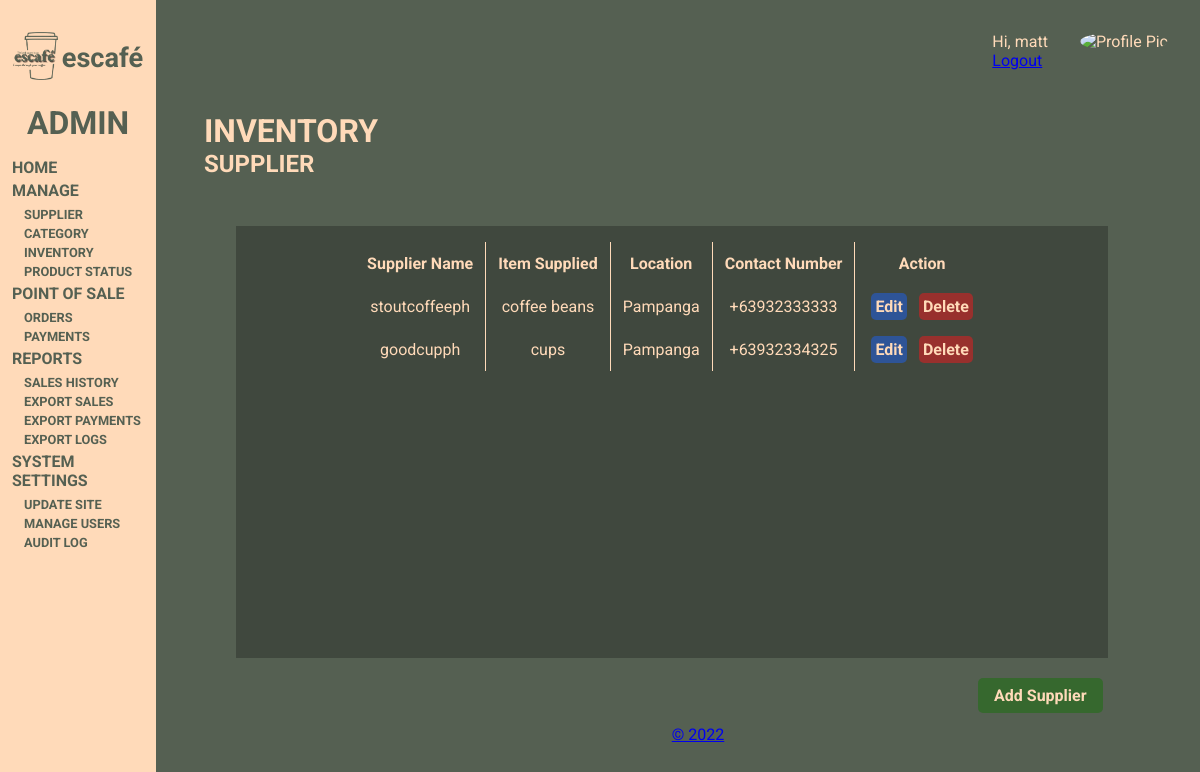
The page /pages/admin-dashboard-inv-supplier.php (signed in) on the database its author committed.
### tables this page shows
CREATE TABLE `sitesettings` (
  `siteName` varchar(100) NOT NULL,
  `siteLogo` varchar(255) NOT NULL,
  `balance` double NOT NULL
);

CREATE TABLE `supplier` (
  `supplierID` int(11) NOT NULL,
  `supplierName` varchar(255) NOT NULL,
  `itemSupplied` varchar(255) NOT NULL,
  `contactNumber` varchar(12) NOT NULL,
  `location` varchar(255) NOT NULL
);

### connect/config.php (called while the page is built, shortened)
<?php
     $pdo = new PDO('mysql:host=localhost;port=3306;dbname=escafe','root','');
     $pdo->setAttribute(PDO::ATTR_DEFAULT_FETCH_MODE, PDO::FETCH_ASSOC);
     $pdo -> setAttribute(PDO::ATTR_ERRMODE, PDO::ERRMODE_EXCEPTION);
     $statement = $pdo -> prepare ("SELECT * FROM sitesettings");
     $statement -> execute([]);
     $site = $statement -> fetch(0);
     $siteName = $site['siteName'];
?>

### connect/session.php (called while the page is built, shortened)
<?php
    if (isset($_SESSION['profilePic'])){
        $pic = $_SESSION['profilePic'];
    } else {
        $_SESSION['profilePic'] = "\images\blank.png";
    }
?>

### pages/admin-dashboard-inv-supplier.php (the view, shortened to what this page needs)
<?php
    include '../connect/session.php';
    require_once '../connect/config.php';
    $statement = $pdo -> prepare ("SELECT * FROM supplier");
    $statement -> execute();
    $suppliers = $statement -> fetchAll();
?>
<!DOCTYPE html>
<html lang="en">
<head>
    <link rel="stylesheet" href="../css/dashboard.css">
</head>
<body>
    <?php include './admin-header.php'; ?>
    <main>
        <div class="main-wrapper">
            <div class="user">
                <div class="user-text">
                    <p>Hi, <?php echo $_SESSION['username']?></p>
                    <a href="../connect/logout.php">Logout</a>
                </div>
                <div class="user-image">
                    <img src='<?php
                                    if($pic != null)
                                        echo '../connect/'.$pic;
                                    else
                                        echo '../img/users/blank.png';
                              ?>' alt="Profile Pic">
                </div>
            </div>
            <div class="dashboard-sub">
                <h1>INVENTORY</h1>
                <h2>SUPPLIER</h2>
                <div class="table-rec">
                    <table>
                        <thead>
                            <tr>
                                <th>Supplier Name</th>
                                <th>Item Supplied</th>
                                <th>Location</th>
                                <th>Contact Number</th>
                                <th>Action</th>
                            </tr>
                        </thead>
                        <tbody>
                            <?php foreach ($suppliers as $supplier): ?>
                                <tr>
                                    <td><?php echo $supplier['supplierName']; ?></td>
                                    <td><?php echo $supplier['itemSupplied']; ?></td>
                                    <td><?php echo $supplier['location']; ?></td>
                                    <td><?php echo $supplier['contactNumber']; ?></td>
                                    <td>
                                        <a href="./admin-dashboard-edit-supplier.php?supplierID=<?php echo $supplier['supplierID']; ?>" class="edit-btn btn">Edit</a>
                                        <a href="../connect/deleteSupplier.php?supplierID=<?php echo $supplier['supplierID']; ?>" class="delete-btn btn">Delete</a>
                                    </td>
                                </tr>
                            <?php endforeach; ?>
                        </tbody>
                    </table>
                </div>
                <a href="./admin-dashboard-add-supplier.php" class="view-btn btn add-prod">Add Supplier</a>
            </div>
        </div>
    </main>
    <?php include "./footer.php"; ?>
</body>
</html>

### pages/admin-header.php
<header>
        <div class="logo-name">
            <div class="logo-head"><img src="../img/dashboard/logo-green-trim.png" alt="logo"></div>
            <div class="name-head"><p><?php echo $siteName ?><p><p></div>
        </div>
        <h1>ADMIN</h1>
        <nav>
            <ul>
                <h2><a href="./admin-dashboard.php">HOME</a></h2>
                <li>
                    <h2>MANAGE</h2>
                    <ul>
                        <?php if ($_SESSION['access'] === "admin"): ?>
                            <li><a href="./admin-dashboard-inv-supplier.php">SUPPLIER</a></li>
                            <li><a href="./admin-dashboard-inv-category.php">CATEGORY</a></li>
                        <?php endif; ?>
                        <li><a href="./admin-dashboard-inv-manage.php">INVENTORY</a></li>
                        <li><a href="./admin-dashboard-prod-status.php">PRODUCT STATUS</a></li>
                    </ul>
                </li>
                <li>
                    <h2>POINT OF SALE</h2>
                    <ul>
                        <?php if ($_SESSION['access'] === "admin"): ?>
                            <li> <a href="./admin-dashboard-order-status.php">ORDERS</a></li>
                        <?php endif; ?>
                        <li> <a href="./admin-dashboard-payments.php">PAYMENTS</a></li>
                    </ul>
                </li>
                <?php if ($_SESSION['access'] === "admin"): ?>
                <li>
                    <h2>REPORTS</h2>
                    <ul>
                        <li> <a href="./admin-dashboard-sales-history.php">SALES HISTORY</a></li>
                        <li> <a href="../connect/exportSales.php">EXPORT SALES</a></li>
                        <li> <a href="../connect/exportPayments.php">EXPORT PAYMENTS</a></li>
                        <li> <a href="../connect/exportAuditTrail.php">EXPORT LOGS</a></li>
                    </ul>
                </li>
                <li>
                    <h2>SYSTEM SETTINGS</h2>
                    <ul>
                        <li> <a href="./admin-dashboard-update-site.php">UPDATE SITE</a></li>
                        <li> <a href="./admin-dashboard-user-manage.php">MANAGE USERS</a></li>
                        <li> <a href="./admin-dashboard-audit-log.php">AUDIT LOG</a></li>
                    </ul>
                </li>
                <?php endif; ?>
            </ul>
        </nav>
    </header>

### css/dashboard.css (style rules this page uses)
:root { --main-color: #556052; --text-color: #FFDAB9; --dark-box: rgba(0,0,0,0.25); --link-dark-box: rgba(0,0,0,0.75); }
* { padding: 0; margin: 0; }
body { background-color: var(--main-color); font-family: 'Roboto', sans-serif; }
header { background: rgb(255,218,185); height: 100%; color: var(--main-color); position: fixed; text-decoration: none; display:inline-block; min-width: 13vw; max-width: 13vw; padding-bottom: 20%; }
header .logo-name { display: flex; padding: 2rem .75rem 1.25rem .75rem; justify-content: center; }
header .logo-name .logo-head img { height: 3rem; margin-right: .25rem; }
header .logo-name .name-head { align-self: center; font-size: 1.7rem; font-weight: bold; }
header h1 { text-align: center; margin-bottom: 1rem; }
nav ul { list-style-type: none; }
nav ul li h2, nav ul h2 { margin: .25rem .75rem; font-size: 1rem; }
nav ul li ul { list-style-type: none; }
nav ul li ul li { text-indent: 1rem; margin: 0 .5rem; }
nav ul li ul li a, nav ul h2 a { color:var(--main-color); font-weight: bold; text-decoration: none; font-size: .80rem; }
nav ul h2 a { font-size: 1rem; text-align: center; margin-bottom: 1rem; }
main { color: var(--text-color); display: inline-block; margin-left: 17vw; }
main .main-wrapper { display:block; width: 100%; }
main .main-wrapper .user { position: absolute; top: 2rem; right: 2rem; display: flex; }
main .main-wrapper .user .user-text { align-self: center; }
main .main-wrapper .user .user-image img { height: 50px; width: 50px; border-radius: 50%; margin-left: 2rem; }
main .main-wrapper .dashboard-sub h1 { margin-top: 7rem; }
main .main-wrapper .dashboard-sub h2 { margin-bottom: 3rem; }
.table-rec { background-color: var(--dark-box); text-align: center; padding: 1rem; margin: 1rem 2rem; min-width: 70vw; min-height: 50vh; display: flex; justify-content: center; align-items: flex-start; max-height: 70vh; overflow-y: scroll; }
.table-rec table { border-collapse: collapse; }
.table-rec table thead tr th:nth-child(n):not(:last-child), .table-rec table tbody tr td:nth-child(n):not(:last-child) { border-right: 1px solid var(--text-color); }
.table-rec table thead tr th, .table-rec table tbody tr td { text-align: center; padding: .75rem; margin: .75rem; }
.btn { font-family: 'Roboto', sans-serif; font-size: 1rem; font-weight: bold; text-decoration: none; color:var(--text-color); border-radius: 5px; padding: .25rem .25rem; margin: .25rem .25rem; border: none; }
.edit-btn { background-color: rgba(38, 91, 192, 0.69); }
.delete-btn { background-color: rgba(192, 38, 38, 0.69); }
.view-btn { background-color: rgba(42, 108, 32, 0.7); }
.add-prod { padding: .5rem 1rem; float: right; margin-right: 4%; }

### rows shown on the page
sitesettings: siteName "escafé"
supplier: supplierName "stoutcoffeeph", itemSupplied "coffee beans", location "Pampanga", contactNumber "+63932333333"
supplier: supplierName "goodcupph", itemSupplied "cups", location "Pampanga", contactNumber "+63932334325"

### other values the page prints
$_SESSION['username'] "matt"
